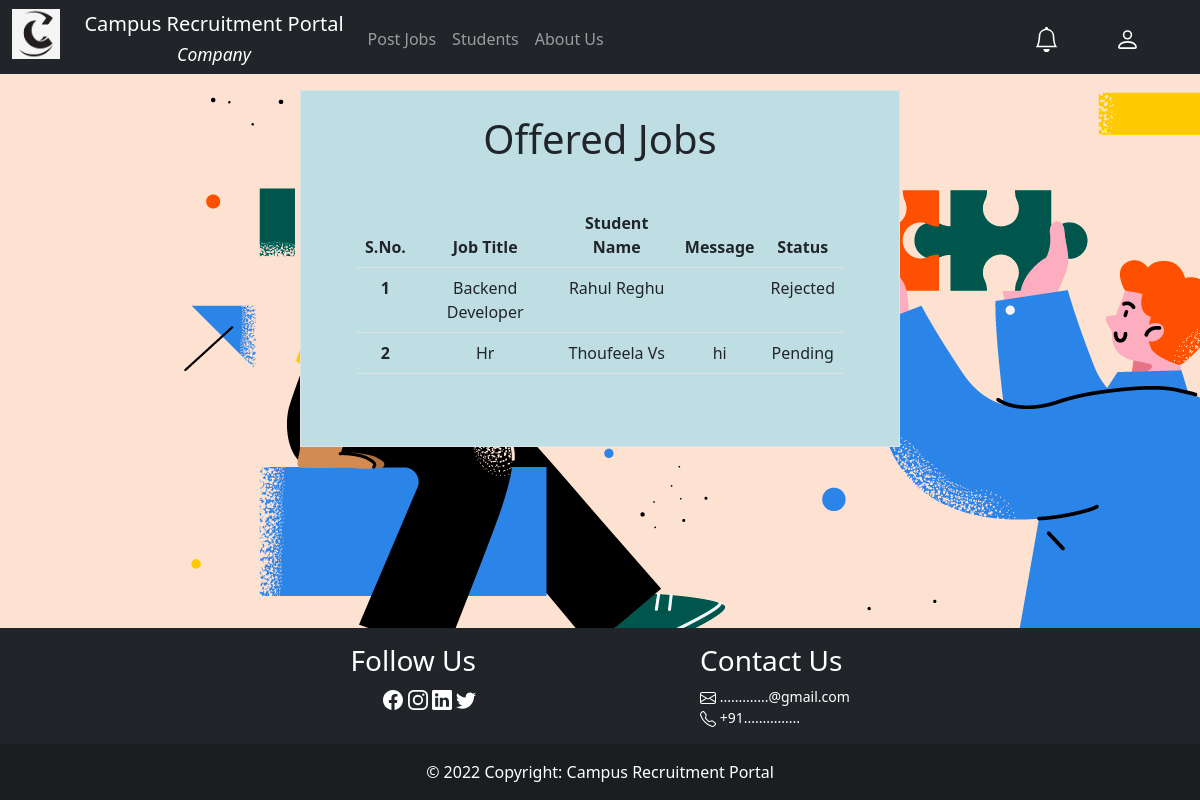
Screenshot of /company/offeredjobs.php (signed in) with the database file from the repository.
### tables this page shows
CREATE TABLE `offeredjobs` (
  `oid` int(11) NOT NULL,
  `jid` int(11) NOT NULL,
  `sid` int(11) NOT NULL,
  `message` varchar(255) DEFAULT NULL,
  `status` varchar(255) NOT NULL DEFAULT 'pending',
  `odate` date NOT NULL DEFAULT current_timestamp()
);

CREATE TABLE `job` (
  `jid` int(11) NOT NULL,
  `jname` varchar(255) NOT NULL,
  `cid` int(11) NOT NULL,
  `jdesc` varchar(255) NOT NULL,
  `jdate` date NOT NULL DEFAULT current_timestamp(),
  `vacancy_no` int(11) NOT NULL,
  `salary` int(11) NOT NULL
);

CREATE TABLE `student` (
  `pwd` varchar(20) NOT NULL,
  `email` varchar(255) NOT NULL,
  `fname` varchar(255) NOT NULL,
  `lname` varchar(255) NOT NULL,
  `sid` int(11) NOT NULL,
  `stat` varchar(20) DEFAULT 'pending'
);

### company/offeredjobs.php (the view, shortened to what this page needs)
<?php
$cid = $_SESSION['cid'];
include_once $_SERVER['DOCUMENT_ROOT'] . '/campus/partials/config.php';
$sql = "SELECT `job`.jname, `student`.`fname`, `student`.`lname`, `offeredjobs`.`message`, `offeredjobs`.`status` FROM `offeredjobs` JOIN `job` ON `offeredjobs`.`jid`=`job`.`jid` JOIN `student` ON `student`.`sid`=`offeredjobs`.`sid` WHERE `offeredjobs`.`jid` IN (SELECT `jid` FROM `job` WHERE `cid`=$cid) ORDER BY `offeredjobs`.`odate`;";
$result = mysqli_query($conn, $sql);
$rows = mysqli_fetch_all($result);
include_once $_SERVER['DOCUMENT_ROOT'] . '/campus/partials/_template.php';
?>
<div class="col-6 mx-auto mt-3 border p-4 text-center justify-content-center" style="background-color:#bfdee3;">
    <div class="row">
        <h1>Offered Jobs</h1>
    </div>
<div class="row m-3 p-3 overflow-auto">
    <?php
    if ($rows == null)
        echo "
    <div class='row p-3 m-3'>
    <h3>No jobs applied</h3>
    </div>
    ";
    else {
        $row_num=1;
        echo "<table class='table'>
        <thead>
        <tr>
        <th scope='col'>S.No.</th>
      <th scope='col'>Job Title</th>
      <th scope='col'>Student Name</th>
      <th scope='col'>Message</th>
      <th scope='col'>Status</th>
        </tr>
        </thead>
        <tbody>
        ";
        foreach ($rows as $job) {
            echo "
            <tr>
            <th scope='row'>$row_num</th>
            <td>".ucwords($job[0])."</td>
            <td>".ucwords($job[1])." ".ucwords($job[2])."</td>
            <td>$job[3]</td>
            <td>".ucfirst($job[4])."</td>
          </tr>
          ";
          $row_num++;
        }
        echo "
        </tbody>
        </table>
        ";
    }
    ?>
</div>
</div>
<?php
include_once $_SERVER['DOCUMENT_ROOT'] . '/campus/partials/_footer.php';
?>

### rows the page displays
offeredjobs: jid.jname "Backend Developer", sid.fname "Rahul", sid.lname "Reghu", status "Rejected"
offeredjobs: jid.jname "Hr", sid.fname "Thoufeela", sid.lname "Vs", message "hi", status "Pending"
